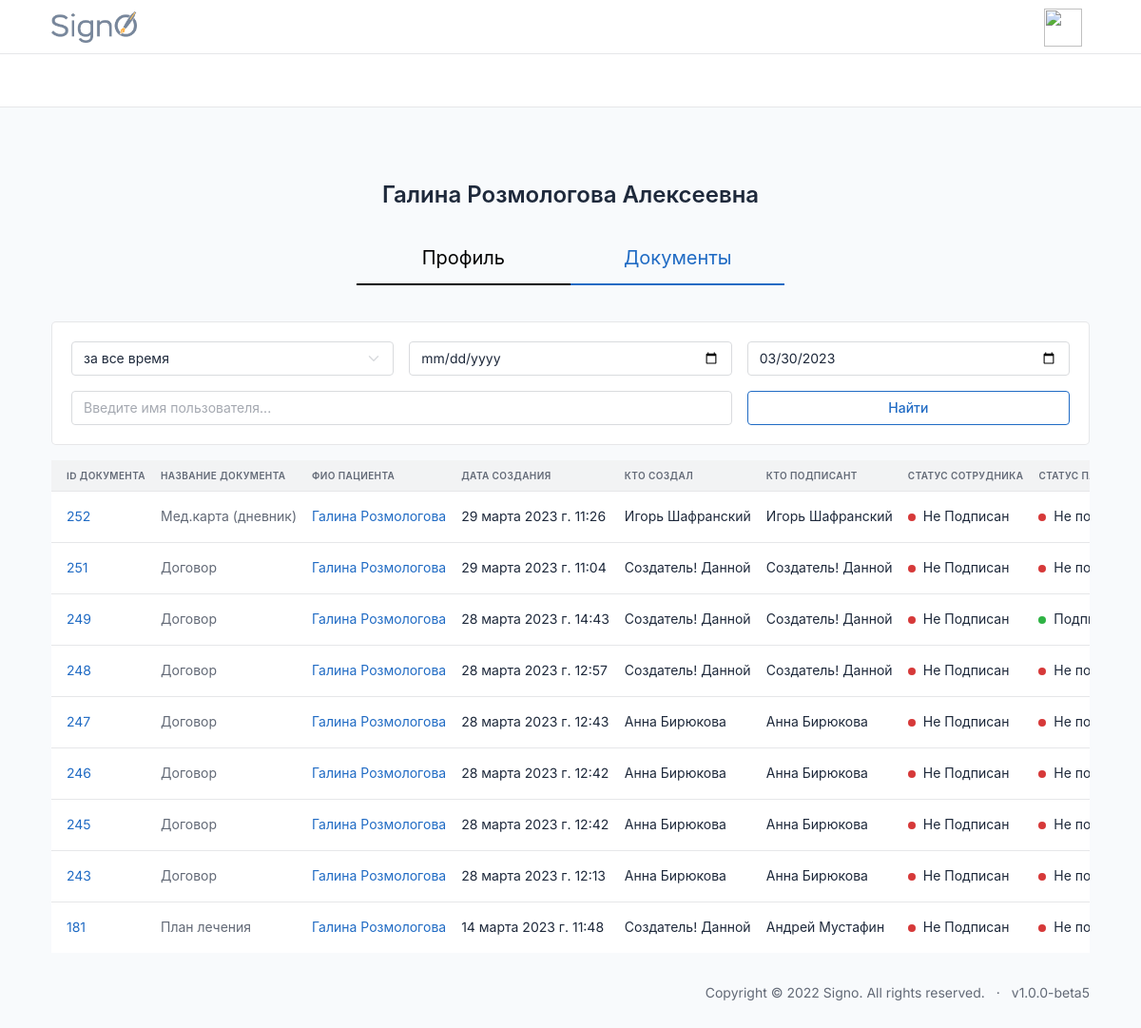
/id/user/user-docs/46/, run on an earlier commit of the app's database.
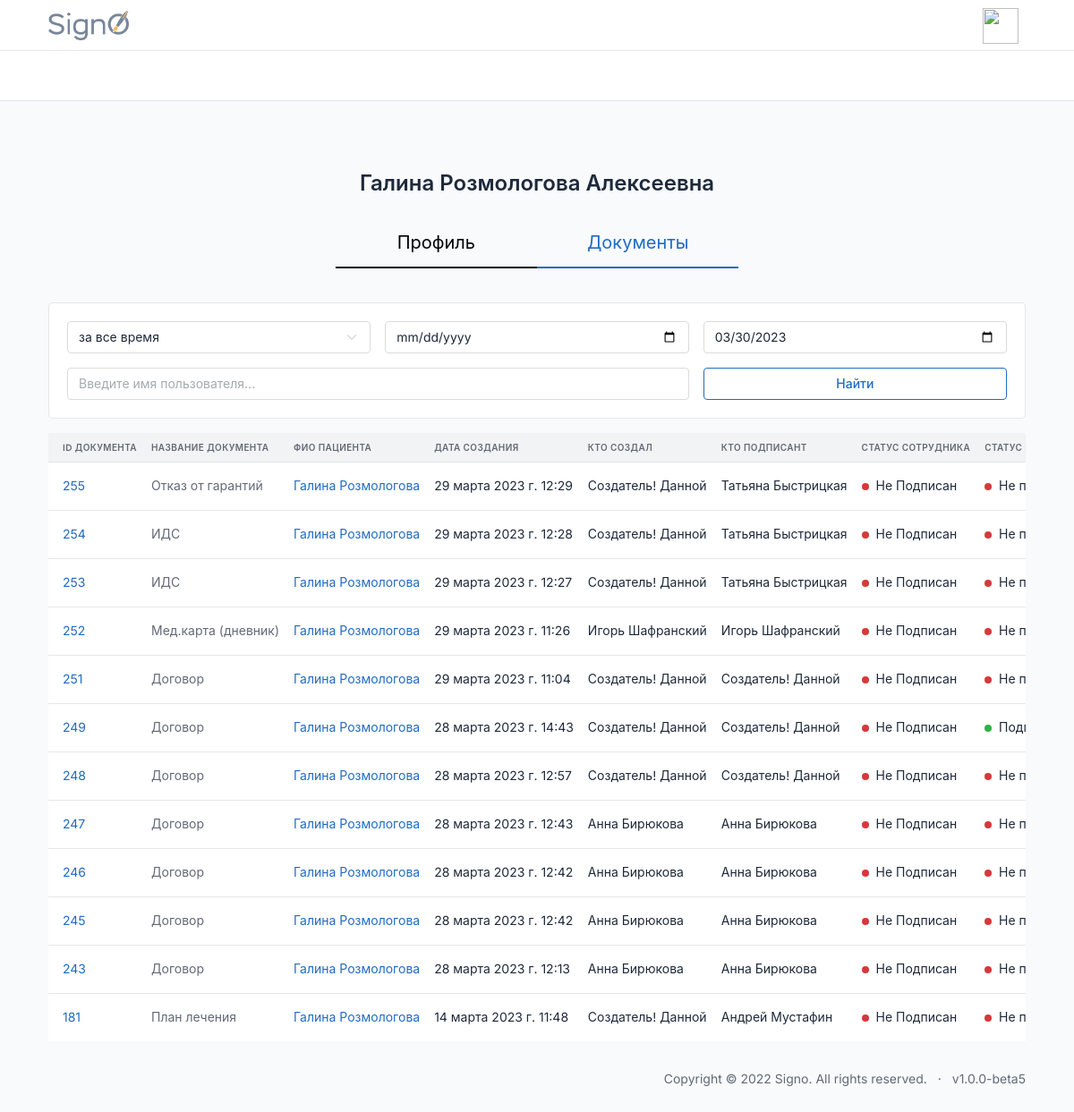
And on a later commit of the database.
### users/models.py (models this page shows, shortened)
class CustomUser(AbstractBaseUser, PermissionsMixin):
    email = models.EmailField(max_length=254, unique=True, verbose_name='Электронная почта')
    first_name = models.CharField(u"Имя", max_length=100, blank=True, null=True)
    last_name = models.CharField(u"Фамилия", max_length=100, blank=True, null=True)
    patronymic = models.CharField(u"Отчество", max_length=100, blank=True, null=True)
    pasport_series = models.CharField(max_length=12, blank=True, verbose_name='Серия паспорта')
    pasport_number = models.CharField(max_length=12, blank=True, verbose_name='Номер паспорта')
    addres = models.CharField(max_length=240, blank=True, verbose_name='Адрес пользователя')
    user_profile_id = models.IntegerField(blank=True, verbose_name='ID пользователя', null=True)
    phone = models.CharField(max_length=24, verbose_name='Телефон')
    uniq_id = models.CharField(unique=True, max_length=12, blank=True, null=True, verbose_name='Уникальный ID')
    photo = models.ImageField(
        upload_to='users/%Y/%m/%d/',
        blank=True,
        default='../static/images/default_avatar.png',
        verbose_name='Аватар')
    is_active = models.BooleanField(default=True, verbose_name='Активирован')
    is_admin = models.BooleanField(default=False, verbose_name='Администратор')
    is_staff = models.BooleanField(_('staff status'), default=False)
    is_superuser = models.BooleanField(_('super user'), default=False)
    date_joined = models.DateTimeField(u'date joined', blank=True, null=True, default=timezone.now)
    last_login = models.DateTimeField(u'last login', blank=True, null=True)
    groups = models.ManyToManyField(Group, blank=True, null=True, verbose_name='Группы', related_name='groups')
    user_permissions = models.ManyToManyField(Permission, blank=True, null=True, verbose_name='Разрешения', related_name='user_permissions')
    date_of_birthday = models.DateField(blank=True, null=True, verbose_name='Дата Рождения')
    ADMINISTRATOR = 'AD'
    DOCTOR = 'DO'
    CLIENT = 'CL'
    DIRECTOR = 'DI'
    TYPE_ROLE = [
        (ADMINISTRATOR, 'Администратор'),
        (DOCTOR, 'Врач'),
        (CLIENT, 'Клиент'),
        (DIRECTOR, 'Руководитель')
    ]
    type = models.CharField(max_length=6, choices=TYPE_ROLE, default=CLIENT, verbose_name='Тип пользователя')
    ban = models.BooleanField(default=False, verbose_name='Уволен')
    ban_date = models.DateTimeField(verbose_name='дата увольнения', blank=True, null=True)
    ecp = models.BooleanField(default=False, verbose_name='Наличие ЭЦП')
    USERNAME_FIELD = 'email'
    REQUIRED_FIELDS = []
    objects = CustomUserManager()
    class Meta:
        verbose_name='Пользователь'
        verbose_name_plural='Пользователи'

### documents/models.py (models this page shows, shortened)
class Document(DateTimeMixin, HiddenDeletedMixin, models.Model):
    user = models.ForeignKey(CustomUser, on_delete=models.CASCADE, null=True, blank=True, related_name='documenter')
    sender = models.ForeignKey(CustomUser, on_delete=models.CASCADE, null=True, related_name='sender', verbose_name='Отправитель')
    recipient = models.ForeignKey(CustomUser, on_delete=models.CASCADE, null=True, related_name='recipient', verbose_name='Получатель')
    founder = models.ForeignKey(CustomUser, on_delete=models.CASCADE, null=True, related_name='founder', verbose_name='Создатель документа')
    document = models.FileField(upload_to='documents/%Y/%m/%d/', blank=True, null=True)
    send_date = models.DateTimeField(auto_now_add=True, verbose_name='Дата отправки', null=True)
    sender_status = models.BooleanField(default=False, blank=True, null=True)
    recipient_status = models.BooleanField(default=False, blank=True, null=True)
    files = models.ForeignKey('DocumentsFiles', on_delete=models.CASCADE, blank=True, null=True)
    type = models.ForeignKey('DocumentType', on_delete=models.CASCADE, blank=True, null=True, related_name='document')
    sig = models.FileField(upload_to='documents/%Y/%m/%d/', blank=True, null=True)
    class Meta:
        verbose_name = 'Документ'
        verbose_name_plural = 'Документы'

class DocumentType(models.Model):
    title = models.CharField(max_length=240, blank=True, null=True)
    DOGOVOR = 'DOGOVOR'
    IDS = 'IDS'
    MEDCARD = 'MEDCARD'
    ADMCARD = 'ADMCARD'
    RENT = 'RENT'
    PLAN = 'PLAN'
    DNEVNIK = 'DNEVNIK'
    OTKAZ_OT_MED = 'OTKAZ_OT_MED'
    UVEDOMLENIE = 'UVEDOMLENIE'
    RECEPT = 'RECEPT'
    RECOMEND = 'RECOMEND'
    LECHENIE_BEZ_GARANTIY = 'LECHENIE_BEZ_GARANTIY'
    TYPE_DOC = [
        (DOGOVOR, 'Договор'),
        (IDS, 'ИДС'),
        (MEDCARD, 'Мед карта'),
        (ADMCARD, 'Адм.карта'),
        (RENT, 'Справка в налоговую'),
        (PLAN, 'План лечения'),
        (DNEVNIK, 'Дневник'),
        (OTKAZ_OT_MED, 'Отказ от мед.вмешательства'),
        (UVEDOMLENIE, 'Уведомление'),
        (RECEPT, 'Рецепт'),
        (RECOMEND, 'Рекомендация стоматолога'),
        (LECHENIE_BEZ_GARANTIY, 'Согласие о лечении без гарантий')
    ]
    type_document = models.CharField(choices=TYPE_DOC, max_length=240, blank=True, null=True)
    class Meta:
        verbose_name='Тип Документа'
        verbose_name_plural='Типы Документов'
    def __str__(self):
        return self.title

### users/views.py (the view)
# urls.py: path('user/user-docs/<int:pk>/', user_docs, name='user_docs'),
def user_docs(request, pk):
    all_documents = Document.objects.filter(deleted=False, hidden=False, recipient=pk)
    all_documents = filter_all_documents(request, all_documents)
    all_documents = paginate_list(request, all_documents, 20)
    context = {
        'all_documents': all_documents,
        'user': CustomUser.objects.get(pk=pk),
    }
    return render(request, 'users/user-docs.html', context)

### documents/services.py (called while the page is built, shortened)
def filter_all_documents(request, all_documents):
    search_name = request.GET.get('search')
    period = request.GET.get('period')
    try:
        doc_type = request.GET.get('doc_type').upper()
    except:
        doc_type = ''
    try:
        signed = request.GET.get('signed').split('-')
    except:
        signed = ['']
    all_documents = filter_by_name(all_documents, search_name)
    if period:
        start_date, end_date = get_dates(period, all_documents)
        all_documents = all_documents.filter(send_date__range=[start_date, end_date])
    if doc_type:
        all_documents = all_documents.filter(type__type_document=doc_type)
    sort_filter = request.GET.get('sort')
    if sort_filter:
        all_documents = all_documents.order_by(sort_filter)
    return all_documents

def filter_by_name(all_documents, search_name):
    return all_documents.order_by('-send_date')

### utils/services.py (called while the page is built)
def paginate_list(request, list, page_len):
    paginator = Paginator(list, page_len)
    page_number = request.GET.get('page')
    return paginator.get_page(page_number)

### users/templates/users/user-docs.html
{% extends 'index.html' %}{%load static%}
{%block content%}
{%if user.type == 'CL'%}
    <center><h1 style="height:60px;">{{user.first_name}} {{user.last_name}} {{user.patronymic}}</h1></center>
<div class="user-info"id="user-info active"><a href="{%url 'user' user.pk%}"class="">Профиль</a><a href="{%url 'user_docs' user.pk%}"class="active">Документы</a></div>
{%else%}
    <center><h1 style="height:60px;">{{user.first_name}} {{user.last_name}} {{user.patronymic}}</h1></center>
<div class="user-info"id="user-info active"><a href="{%url 'user' user.pk%}"class="">Профиль</a><a href="{%url 'user_docs' user.pk%}"class="active">Пациенты</a></div>
{%endif%}
<div class="col-12">
    {%if user.type == 'CL'%}
      {% include 'common/_info_box_users.html' %}
      {% include 'common/_documents_table.html' %}
    {%else%}
      {% include 'common/_documents_table.html' %}
    {%endif%}
                </div>
              </div>
{%endblock%}

### templates/index.html (shortened to what this page needs)
{%include 'header.html'%}
{% block content %}{% endblock %}
{% include 'footer.html' %}

### templates/header.html (shortened to what this page needs)
<!doctype html>{%load static%}
<html lang="en">
<head>
  <link href="{% static 'dist/css/tabler.min.css' %}" rel="stylesheet" />
  <link href="{% static 'dist/css/tabler-flags.min.css' %}" rel="stylesheet" />
  <link href="{% static 'dist/css/tabler-payments.min.css'%}" rel="stylesheet" />
  <link href="{% static 'dist/css/tabler-vendors.min.css' %}" rel="stylesheet" />
  <link href="{% static 'dist/css/demo.min.css'%}" rel="stylesheet" />
  <link href="{% static 'css/style.css'%}" rel="stylesheet" />
  <link rel='stylesheet' href='https://cdn-uicons.flaticon.com/uicons-regular-rounded/css/uicons-regular-rounded.css'>
</head>
<body>
  <div class="wrapper">
    <header class="navbar navbar-expand-md navbar-light d-print-none">
      <div class="container-xl">
        <h1 class="navbar-brand navbar-brand-autodark d-none-navbar-horizontal pe-0 pe-md-3"
          style="display:flex; justify-content:space-between">
          <a href="{%url 'index'%}">
            <img width=90px height=33px src="/static/images/signo_logo.png">
          </a>
        </h1>
        <div class="navbar-nav flex-row order-md-last">
          <div class="nav-item dropdown">
            <a href="#" class="nav-link d-flex lh-1 text-reset p-0" data-bs-toggle="dropdown"
              aria-label="Open user menu">
              <img width=40px height=40px src="{{request.user.photo.url}}">
              <div class="d-none d-xl-block ps-2">
              </div>
            </a>
          </div>
        </div>
      </div>
    </header>
    <div class="navbar-expand-md">
      <div class="collapse navbar-collapse" id="navbar-menu">
        <div class="navbar navbar-light">
          <div class="container-xl">
          </div>
        </div>
      </div>
    </div>
    <div class="page-wrapper">
      <div class="container-xl">
        <div class="page-header d-print-none">
        </div>
      </div>
      <div class="page-body">
        <div class="container-xl">

### templates/modals/_modal_sms_code.html (shortened to what this page needs)
{% load static %}

### templates/common/_info_box_users.html (shortened to what this page needs)
<div class='info-box mb-3' style="padding:20px">
    <div class="row ">
      <div class="col-sm-4">
        <select id='search-date-select' onchange='clear_date(); filter_users()' class="form-select">
          <option value="">за все время</option>
        </select>
      </div>
      <div class="col-sm-4">
        <input id='users-search-start-date' type="date" class="form-control">
      </div>
      <div class="col-sm-4">
        <input id='users-search-end-date' type="date" class="form-control">
      </div>
    </div>
  <div class="row mt-3">
    {% if 'staff/' in request.path %}<div class="col-sm-4">{% else %}<div class="col-sm-8">{% endif %}
      <input id='table-search-field' type="text" class='form-control' placeholder="Введите имя пользователя...">
    </div>
    <div class="col-sm-4">
      <button id='users-search-button' onclick='filter_users()' class="btn btn-outline-primary" style="width:100%">Найти</button>
    </div>
  </div>
  </div>

### templates/common/_documents_table.html (shortened to what this page needs)
{% load static %}
{% load extra_tags %}
<div class="table-responsive" >
  <table class="table card-table table-vcenter text-nowrap datatable bg-white" style="">
    <thead>
      <tr>
        <th id="th-id" class='sortable-table-header' onclick="filterByField('id')">ID документа</th>
        <th id="th-type" class='sortable-table-header' onclick="filterByField('type')">название документа</th>
        {% if request.user.type != 'CL' %}
        <th id="th-recipient" class='sortable-table-header' onclick="filterByField('recipient')">фио пациента</th>
        {% endif %}
        <th id="th-send_date" class='sortable-table-header' onclick="filterByField('send_date')">дата создания</th>
        {% if request.user.type != 'CL' %}
        <th id="th-founder" class='sortable-table-header' onclick="filterByField('founder')">кто создал</th>
        {% endif %}
        {% if request.user.type != 'CL' %}
        <th id="th-sender" class='sortable-table-header' onclick="filterByField('sender')">кто подписант</th>
        {% else %}
        <th id="th-sender" class='sortable-table-header' onclick="filterByField('sender')">ФИО сотрудника</th>
        {% endif %}
        {% if request.user.type != 'CL'%}
        <th id="th-recipient_status" class='sortable-table-header' onclick="filterByField('recipient_status')">статус
          сотрудника</th>
        {% endif %}
        {%if request.user.type == 'CL'%}
        <th id="th-sender_status" class='sortable-table-header' onclick="filterByField('sender_status')">статус</th>
        {%else%}
        <th id="th-sender_status" class='sortable-table-header' onclick="filterByField('sender_status')">статус пациента
        </th>
        {%endif%}
      </tr>
    </thead>
    <tbody class="lazy-loading-docs">
      {%for document in all_documents%}
      <tr id="document-row-{{document.id}}" class="lazy-row-docs">
        <td><span class="text-muted"><a href="{{document.document.url}}#" target=”_blank”>{{document.id}}</a></span>
        </td>
        <td><span class="text-muted">{{document.type}}</span></td>
        {% if request.user.type != 'CL' %}
        {% if request.user.type == 'DO' %}
        <td>{{document.recipient.first_name}} {{document.recipient.last_name}}</td>
        {% else %}
        <td><a href="{%url 'user' document.recipient.pk %}">{{document.recipient.first_name}}
            {{document.recipient.last_name}}</a></td>
        {% endif %}
        {% endif %}
        <td>{{document.send_date}}</td>
        {% if request.user.type != 'CL' %}
        <td><a href="{%url 'user' document.founder.pk%}" class="text-reset"
            tabindex="-1">{{document.founder.first_name}} {{document.founder.last_name}}</a></td>
        {% endif %}
        {%if request.user.type == 'CL'%}
        <td class="text-reset" tabindex="-1"><a href="{%url 'user' document.sender.pk%}" class="text-reset"
            tabindex="-1"></a>{{document.sender.first_name}} {{document.sender.last_name}}</td>
        {%else%}
        <td><a href="{%url 'user' document.sender.pk%}" class="text-reset" tabindex="-1">{{document.sender.first_name}}
            {{document.sender.last_name}}</a></td>
        {%endif%}
        {% if request.user.type != 'CL' %}
        <td>
          {%if document.sender_status%}
          <span class="badge bg-success me-1"></span>
          Подписан
          {%else%}
          <span class="badge bg-danger me-1"></span>
          Не Подписан
          {%endif%}
        </td>
        {% endif %}
        <td>
          {%if document.recipient_status%}
          <span class="badge bg-success me-1"></span>
          Подписан
          {%else%}
          <span class="badge bg-danger me-1"></span>
          Не подписан
          {%endif%}
        </td>
      </tr>
      {%endfor%}
    </tbody>
  </table>
</div>

### templates/footer.html (shortened to what this page needs)
{%load static%}
        <footer class="footer footer-transparent d-print-none">
          <div class="container-xl">
            <div class="row text-center align-items-center flex-row-reverse">
              <div class="col-12 col-lg-auto mt-3 mt-lg-0">
                <ul class="list-inline list-inline-dots mb-0">
                  <li class="list-inline-item">
                    Copyright &copy; 2022
                    <a href="." class="link-secondary">Signo</a>.
                    All rights reserved.
                  </li>
                  <li class="list-inline-item">
                    <a href="" class="link-secondary" rel="noopener">
                      v1.0.0-beta5
                    </a>
                  </li>
                </ul>
              </div>
            </div>
          </div>
        </footer>
      </div>
    </div>
  </body>
</html>

### static/css/style.css (style rules this page uses)
.info-box, .top-info-box, .top-info-line { border-radius: 5px; border-color: rgba(98,105,118,.16); border-style:solid; border-width:1px; background-color: white; }
.user-info { display: flex; justify-content: center; margin: auto auto 38px; max-width: 460px; }
.user-info a { width: 49%; text-align: center; font-size: 20px; border-bottom: 2px solid #000000; padding: 0px 0px 12px 0px; color: #000000; }
.user-info a.active { border-bottom: 2px solid #206bc4; padding: 0px 0px 12px 0px; color: #206bc4; }

### templates/header.html (style rules this page uses)
.table-responsive { min-height: 275px; }

What changed in the data, as far as the page shows it:
added Document: id "255", type "Отказ от гарантий", recipient.first_name "Галина", recipient.last_name "Розмологова", send_date "29 марта 2023 г. 12:29", founder.first_name "Создатель!", founder.last_name "Данной", sender.first_name "Татьяна", sender.last_name "Быстрицкая", sender_status False (drawn), recipient_status False (drawn)
added Document: id "254", type "ИДС", recipient.first_name "Галина", recipient.last_name "Розмологова", send_date "29 марта 2023 г. 12:28", founder.first_name "Создатель!", founder.last_name "Данной", sender.first_name "Татьяна", sender.last_name "Быстрицкая", sender_status False (drawn), recipient_status False (drawn)
added Document: id "253", type "ИДС", recipient.first_name "Галина", recipient.last_name "Розмологова", send_date "29 марта 2023 г. 12:27", founder.first_name "Создатель!", founder.last_name "Данной", sender.first_name "Татьяна", sender.last_name "Быстрицкая", sender_status False (drawn), recipient_status False (drawn)
